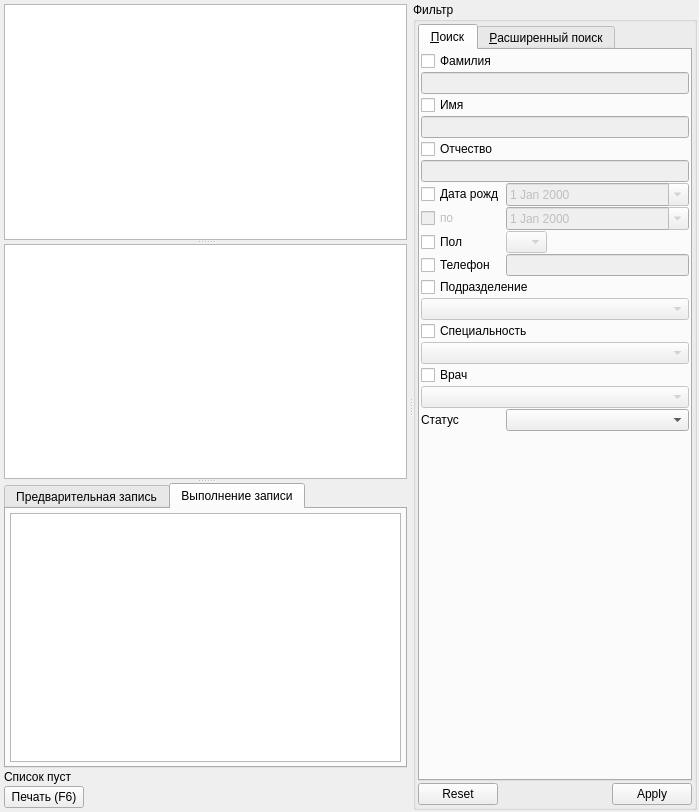
<?xml version="1.0" encoding="UTF-8"?>
<ui version="4.0">
 <class>HomeCallRequestsWindow</class>
 <widget class="QWidget" name="HomeCallRequestsWindow">
  <property name="geometry">
   <rect>
    <x>0</x>
    <y>0</y>
    <width>699</width>
    <height>812</height>
   </rect>
  </property>
  <property name="windowTitle">
   <string>Журнал вызова врача на дом</string>
  </property>
  <layout class="QGridLayout" name="gridLayout_4">
   <property name="margin">
    <number>2</number>
   </property>
   <property name="spacing">
    <number>2</number>
   </property>
   <item row="0" column="0">
    <widget class="QSplitter" name="splitter_3">
     <property name="orientation">
      <enum>Qt::Horizontal</enum>
     </property>
     <widget class="QWidget" name="grpTables" native="true">
      <layout class="QGridLayout" name="gridLayout_3">
       <property name="margin">
        <number>2</number>
       </property>
       <property name="spacing">
        <number>2</number>
       </property>
       <item row="0" column="0" colspan="2">
        <widget class="QSplitter" name="splitter_2">
         <property name="orientation">
          <enum>Qt::Vertical</enum>
         </property>
         <property name="handleWidth">
          <number>4</number>
         </property>
         <widget class="QSplitter" name="splitter">
          <property name="orientation">
           <enum>Qt::Vertical</enum>
          </property>
          <property name="handleWidth">
           <number>4</number>
          </property>
          <widget class="CTextBrowser" name="txtClientInfoBrowser"/>
          <widget class="CTableView" name="tblHomeCallRequests">
           <property name="selectionBehavior">
            <enum>QAbstractItemView::SelectRows</enum>
           </property>
          </widget>
         </widget>
         <widget class="QTabWidget" name="tabBeforeRecord">
          <property name="currentIndex">
           <number>1</number>
          </property>
          <widget class="QWidget" name="tabBeforeRecordClient">
           <attribute name="title">
            <string>Предварительная запись</string>
           </attribute>
           <layout class="QGridLayout" name="gridLayout_21">
            <property name="margin">
             <number>4</number>
            </property>
            <property name="spacing">
             <number>4</number>
            </property>
            <item row="0" column="0">
             <widget class="CTableView" name="tblSchedules"/>
            </item>
           </layout>
          </widget>
          <widget class="QWidget" name="tabVisitBeforeRecordClient">
           <attribute name="title">
            <string>Выполнение записи</string>
           </attribute>
           <layout class="QGridLayout" name="gridLayout_22">
            <property name="margin">
             <number>4</number>
            </property>
            <property name="spacing">
             <number>4</number>
            </property>
            <item row="0" column="0">
             <widget class="CTableView" name="tblVisitsBySchedules"/>
            </item>
           </layout>
          </widget>
         </widget>
        </widget>
       </item>
       <item row="1" column="0" colspan="2">
        <widget class="QLabel" name="lblRecordCount">
         <property name="text">
          <string>Список пуст</string>
         </property>
        </widget>
       </item>
       <item row="2" column="0">
        <widget class="CPrintButton" name="btnPrint">
         <property name="text">
          <string>Печать (F6)</string>
         </property>
         <property name="shortcut">
          <string>F6</string>
         </property>
        </widget>
       </item>
       <item row="2" column="1">
        <spacer name="horizontalSpacer">
         <property name="orientation">
          <enum>Qt::Horizontal</enum>
         </property>
         <property name="sizeHint" stdset="0">
          <size>
           <width>216</width>
           <height>20</height>
          </size>
         </property>
        </spacer>
       </item>
      </layout>
     </widget>
     <widget class="QGroupBox" name="grpFilter">
      <property name="title">
       <string>Фильтр</string>
      </property>
      <property name="flat">
       <bool>false</bool>
      </property>
      <layout class="QGridLayout" name="gridLayout">
       <property name="margin">
        <number>2</number>
       </property>
       <property name="spacing">
        <number>2</number>
       </property>
       <item row="1" column="0">
        <widget class="CApplyResetDialogButtonBox" name="buttonBoxFilter">
         <property name="orientation">
          <enum>Qt::Horizontal</enum>
         </property>
         <property name="standardButtons">
          <set>QDialogButtonBox::Apply|QDialogButtonBox::Reset</set>
         </property>
        </widget>
       </item>
       <item row="0" column="0">
        <widget class="QTabWidget" name="tabFilter">
         <property name="tabPosition">
          <enum>QTabWidget::North</enum>
         </property>
         <property name="tabShape">
          <enum>QTabWidget::Rounded</enum>
         </property>
         <property name="currentIndex">
          <number>0</number>
         </property>
         <widget class="QWidget" name="tabFind">
          <attribute name="title">
           <string>&amp;Поиск</string>
          </attribute>
          <layout class="QGridLayout" name="gridLayout_2">
           <property name="margin">
            <number>1</number>
           </property>
           <property name="spacing">
            <number>1</number>
           </property>
           <item row="16" column="0">
            <widget class="QLabel" name="lblFilterStatus">
             <property name="text">
              <string>Статус</string>
             </property>
             <property name="buddy">
              <cstring>cmbFilterStatus</cstring>
             </property>
            </widget>
           </item>
           <item row="8" column="0">
            <widget class="QCheckBox" name="chkFilterSex">
             <property name="text">
              <string>Пол</string>
             </property>
            </widget>
           </item>
           <item row="7" column="0">
            <widget class="QCheckBox" name="chkFilterEndBirthDay">
             <property name="enabled">
              <bool>false</bool>
             </property>
             <property name="sizePolicy">
              <sizepolicy hsizetype="Maximum" vsizetype="Fixed">
               <horstretch>0</horstretch>
               <verstretch>0</verstretch>
              </sizepolicy>
             </property>
             <property name="text">
              <string>по</string>
             </property>
            </widget>
           </item>
           <item row="7" column="1" colspan="2">
            <widget class="CDateEdit" name="edtFilterEndBirthDay">
             <property name="enabled">
              <bool>false</bool>
             </property>
             <property name="sizePolicy">
              <sizepolicy hsizetype="Expanding" vsizetype="Fixed">
               <horstretch>0</horstretch>
               <verstretch>0</verstretch>
              </sizepolicy>
             </property>
             <property name="calendarPopup">
              <bool>true</bool>
             </property>
            </widget>
           </item>
           <item row="8" column="1" colspan="2">
            <widget class="QComboBox" name="cmbFilterSex">
             <property name="enabled">
              <bool>false</bool>
             </property>
             <property name="sizePolicy">
              <sizepolicy hsizetype="Maximum" vsizetype="Fixed">
               <horstretch>0</horstretch>
               <verstretch>0</verstretch>
              </sizepolicy>
             </property>
             <item>
              <property name="text">
               <string/>
              </property>
             </item>
             <item>
              <property name="text">
               <string>М</string>
              </property>
             </item>
             <item>
              <property name="text">
               <string>Ж</string>
              </property>
             </item>
            </widget>
           </item>
           <item row="3" column="0" colspan="3">
            <widget class="QLineEdit" name="edtFilterFirstName">
             <property name="enabled">
              <bool>false</bool>
             </property>
            </widget>
           </item>
           <item row="1" column="0" colspan="3">
            <widget class="QLineEdit" name="edtFilterLastName">
             <property name="enabled">
              <bool>false</bool>
             </property>
            </widget>
           </item>
           <item row="2" column="0" colspan="3">
            <widget class="QCheckBox" name="chkFilterFirstName">
             <property name="text">
              <string>Имя</string>
             </property>
            </widget>
           </item>
           <item row="9" column="0">
            <widget class="QCheckBox" name="chkFilterApplicantPhone">
             <property name="text">
              <string>Телефон</string>
             </property>
            </widget>
           </item>
           <item row="6" column="1" colspan="2">
            <widget class="CDateEdit" name="edtFilterBegBirthDay">
             <property name="enabled">
              <bool>false</bool>
             </property>
             <property name="sizePolicy">
              <sizepolicy hsizetype="Expanding" vsizetype="Fixed">
               <horstretch>0</horstretch>
               <verstretch>0</verstretch>
              </sizepolicy>
             </property>
             <property name="calendarPopup">
              <bool>true</bool>
             </property>
            </widget>
           </item>
           <item row="6" column="0">
            <widget class="QCheckBox" name="chkFilterBirthDay">
             <property name="sizePolicy">
              <sizepolicy hsizetype="Maximum" vsizetype="Fixed">
               <horstretch>0</horstretch>
               <verstretch>0</verstretch>
              </sizepolicy>
             </property>
             <property name="text">
              <string>Дата рожд</string>
             </property>
            </widget>
           </item>
           <item row="4" column="0" colspan="3">
            <widget class="QCheckBox" name="chkFilterPatrName">
             <property name="text">
              <string>Отчество</string>
             </property>
            </widget>
           </item>
           <item row="5" column="0" colspan="3">
            <widget class="QLineEdit" name="edtFilterPatrName">
             <property name="enabled">
              <bool>false</bool>
             </property>
            </widget>
           </item>
           <item row="10" column="0" colspan="3">
            <widget class="QCheckBox" name="chkFilterOrgStructure">
             <property name="text">
              <string>Подразделение </string>
             </property>
            </widget>
           </item>
           <item row="11" column="0" colspan="3">
            <widget class="COrgStructureComboBox" name="cmbFilterOrgStructure">
             <property name="enabled">
              <bool>false</bool>
             </property>
             <property name="sizePolicy">
              <sizepolicy hsizetype="Minimum" vsizetype="Fixed">
               <horstretch>0</horstretch>
               <verstretch>0</verstretch>
              </sizepolicy>
             </property>
            </widget>
           </item>
           <item row="9" column="1" colspan="2">
            <widget class="QLineEdit" name="edtFilterApplicantPhone">
             <property name="enabled">
              <bool>false</bool>
             </property>
            </widget>
           </item>
           <item row="15" column="0" colspan="3">
            <widget class="CPersonComboBoxEx" name="cmbFilterPerson">
             <property name="enabled">
              <bool>false</bool>
             </property>
             <property name="sizePolicy">
              <sizepolicy hsizetype="Minimum" vsizetype="Fixed">
               <horstretch>0</horstretch>
               <verstretch>0</verstretch>
              </sizepolicy>
             </property>
            </widget>
           </item>
           <item row="13" column="0" colspan="3">
            <widget class="CRBComboBox" name="cmbFilterSpeciality">
             <property name="enabled">
              <bool>false</bool>
             </property>
             <property name="sizePolicy">
              <sizepolicy hsizetype="Minimum" vsizetype="Fixed">
               <horstretch>0</horstretch>
               <verstretch>0</verstretch>
              </sizepolicy>
             </property>
            </widget>
           </item>
           <item row="12" column="0" colspan="3">
            <widget class="QCheckBox" name="chkFilterSpeciality">
             <property name="text">
              <string>Специальность</string>
             </property>
            </widget>
           </item>
           <item row="14" column="0" colspan="3">
            <widget class="QCheckBox" name="chkFilterPerson">
             <property name="text">
              <string>Врач</string>
             </property>
            </widget>
           </item>
           <item row="17" column="0" colspan="3">
            <spacer name="verticalSpacer_8">
             <property name="orientation">
              <enum>Qt::Vertical</enum>
             </property>
             <property name="sizeHint" stdset="0">
              <size>
               <width>20</width>
               <height>40</height>
              </size>
             </property>
            </spacer>
           </item>
           <item row="0" column="0" colspan="3">
            <widget class="QCheckBox" name="chkFilterLastName">
             <property name="text">
              <string>Фамилия</string>
             </property>
            </widget>
           </item>
           <item row="16" column="1" colspan="2">
            <widget class="QComboBox" name="cmbFilterStatus"/>
           </item>
          </layout>
          <zorder>edtFilterLastName</zorder>
          <zorder>cmbFilterPerson</zorder>
          <zorder>chkFilterSex</zorder>
          <zorder>cmbFilterSex</zorder>
          <zorder>chkFilterApplicantPhone</zorder>
          <zorder>chkFilterPerson</zorder>
          <zorder>chkFilterPatrName</zorder>
          <zorder>edtFilterPatrName</zorder>
          <zorder>edtFilterApplicantPhone</zorder>
          <zorder>edtFilterBegBirthDay</zorder>
          <zorder>chkFilterFirstName</zorder>
          <zorder>edtFilterFirstName</zorder>
          <zorder>chkFilterEndBirthDay</zorder>
          <zorder>chkFilterLastName</zorder>
          <zorder>chkFilterBirthDay</zorder>
          <zorder>edtFilterEndBirthDay</zorder>
          <zorder>chkFilterOrgStructure</zorder>
          <zorder>cmbFilterOrgStructure</zorder>
          <zorder>chkFilterSpeciality</zorder>
          <zorder>cmbFilterSpeciality</zorder>
          <zorder>cmbFilterStatus</zorder>
          <zorder>lblFilterStatus</zorder>
         </widget>
         <widget class="QWidget" name="tabFindEx">
          <attribute name="title">
           <string>&amp;Расширенный поиск</string>
          </attribute>
          <layout class="QGridLayout" name="gridLayout_27">
           <property name="margin">
            <number>1</number>
           </property>
           <property name="spacing">
            <number>1</number>
           </property>
           <item row="1" column="1">
            <widget class="CDateEdit" name="edtFilterExEndCreateDate">
             <property name="enabled">
              <bool>false</bool>
             </property>
             <property name="sizePolicy">
              <sizepolicy hsizetype="Expanding" vsizetype="Fixed">
               <horstretch>0</horstretch>
               <verstretch>0</verstretch>
              </sizepolicy>
             </property>
             <property name="minimumSize">
              <size>
               <width>0</width>
               <height>0</height>
              </size>
             </property>
             <property name="maximumSize">
              <size>
               <width>16777215</width>
               <height>16777215</height>
              </size>
             </property>
             <property name="calendarPopup">
              <bool>true</bool>
             </property>
            </widget>
           </item>
           <item row="1" column="0">
            <widget class="CDateEdit" name="edtFilterExBegCreateDate">
             <property name="enabled">
              <bool>false</bool>
             </property>
             <property name="sizePolicy">
              <sizepolicy hsizetype="Expanding" vsizetype="Ignored">
               <horstretch>0</horstretch>
               <verstretch>0</verstretch>
              </sizepolicy>
             </property>
             <property name="minimumSize">
              <size>
               <width>0</width>
               <height>0</height>
              </size>
             </property>
             <property name="maximumSize">
              <size>
               <width>16777215</width>
               <height>16777215</height>
              </size>
             </property>
             <property name="calendarPopup">
              <bool>true</bool>
             </property>
            </widget>
           </item>
           <item row="3" column="0" colspan="3">
            <spacer>
             <property name="orientation">
              <enum>Qt::Vertical</enum>
             </property>
             <property name="sizeHint" stdset="0">
              <size>
               <width>84</width>
               <height>181</height>
              </size>
             </property>
            </spacer>
           </item>
           <item row="0" column="0" colspan="3">
            <widget class="QCheckBox" name="chkFilterExCreateDate">
             <property name="text">
              <string>Дата создания</string>
             </property>
            </widget>
           </item>
          </layout>
         </widget>
        </widget>
       </item>
      </layout>
     </widget>
    </widget>
   </item>
  </layout>
 </widget>
 <customwidgets>
  <customwidget>
   <class>CRBComboBox</class>
   <extends>QComboBox</extends>
   <header>library/crbcombobox.h</header>
  </customwidget>
  <customwidget>
   <class>CDateEdit</class>
   <extends>QDateEdit</extends>
   <header>library/DateEdit</header>
  </customwidget>
  <customwidget>
   <class>COrgStructureComboBox</class>
   <extends>QComboBox</extends>
   <header>Orgs/OrgStructComboBoxes.h</header>
  </customwidget>
  <customwidget>
   <class>CTableView</class>
   <extends>QTableView</extends>
   <header>library/TableView.h</header>
  </customwidget>
  <customwidget>
   <class>CPersonComboBoxEx</class>
   <extends>QComboBox</extends>
   <header>Orgs/PersonComboBoxEx.h</header>
  </customwidget>
  <customwidget>
   <class>CTextBrowser</class>
   <extends>QTextBrowser</extends>
   <header>library/TextBrowser.h</header>
  </customwidget>
  <customwidget>
   <class>CApplyResetDialogButtonBox</class>
   <extends>QDialogButtonBox</extends>
   <header>library/DialogButtonBox.h</header>
  </customwidget>
  <customwidget>
   <class>CPrintButton</class>
   <extends>QPushButton</extends>
   <header>library/PrintTemplates.h</header>
  </customwidget>
 </customwidgets>
 <tabstops>
  <tabstop>txtClientInfoBrowser</tabstop>
  <tabstop>tblHomeCallRequests</tabstop>
  <tabstop>tabBeforeRecord</tabstop>
  <tabstop>tblSchedules</tabstop>
  <tabstop>tblVisitsBySchedules</tabstop>
  <tabstop>tabFilter</tabstop>
  <tabstop>chkFilterLastName</tabstop>
  <tabstop>edtFilterLastName</tabstop>
  <tabstop>chkFilterFirstName</tabstop>
  <tabstop>edtFilterFirstName</tabstop>
  <tabstop>chkFilterPatrName</tabstop>
  <tabstop>edtFilterPatrName</tabstop>
  <tabstop>chkFilterBirthDay</tabstop>
  <tabstop>edtFilterBegBirthDay</tabstop>
  <tabstop>chkFilterEndBirthDay</tabstop>
  <tabstop>edtFilterEndBirthDay</tabstop>
  <tabstop>chkFilterSex</tabstop>
  <tabstop>cmbFilterSex</tabstop>
  <tabstop>chkFilterApplicantPhone</tabstop>
  <tabstop>edtFilterApplicantPhone</tabstop>
  <tabstop>chkFilterOrgStructure</tabstop>
  <tabstop>cmbFilterOrgStructure</tabstop>
  <tabstop>chkFilterSpeciality</tabstop>
  <tabstop>cmbFilterSpeciality</tabstop>
  <tabstop>chkFilterPerson</tabstop>
  <tabstop>cmbFilterPerson</tabstop>
  <tabstop>cmbFilterStatus</tabstop>
  <tabstop>chkFilterExCreateDate</tabstop>
  <tabstop>edtFilterExBegCreateDate</tabstop>
  <tabstop>edtFilterExEndCreateDate</tabstop>
  <tabstop>buttonBoxFilter</tabstop>
 </tabstops>
 <resources/>
 <connections>
  <connection>
   <sender>chkFilterLastName</sender>
   <signal>toggled(bool)</signal>
   <receiver>edtFilterLastName</receiver>
   <slot>setEnabled(bool)</slot>
   <hints>
    <hint type="sourcelabel">
     <x>468</x>
     <y>65</y>
    </hint>
    <hint type="destinationlabel">
     <x>468</x>
     <y>88</y>
    </hint>
   </hints>
  </connection>
  <connection>
   <sender>chkFilterFirstName</sender>
   <signal>toggled(bool)</signal>
   <receiver>edtFilterFirstName</receiver>
   <slot>setEnabled(bool)</slot>
   <hints>
    <hint type="sourcelabel">
     <x>468</x>
     <y>107</y>
    </hint>
    <hint type="destinationlabel">
     <x>468</x>
     <y>130</y>
    </hint>
   </hints>
  </connection>
  <connection>
   <sender>chkFilterPatrName</sender>
   <signal>toggled(bool)</signal>
   <receiver>edtFilterPatrName</receiver>
   <slot>setEnabled(bool)</slot>
   <hints>
    <hint type="sourcelabel">
     <x>468</x>
     <y>149</y>
    </hint>
    <hint type="destinationlabel">
     <x>468</x>
     <y>172</y>
    </hint>
   </hints>
  </connection>
  <connection>
   <sender>chkFilterBirthDay</sender>
   <signal>toggled(bool)</signal>
   <receiver>edtFilterBegBirthDay</receiver>
   <slot>setEnabled(bool)</slot>
   <hints>
    <hint type="sourcelabel">
     <x>345</x>
     <y>192</y>
    </hint>
    <hint type="destinationlabel">
     <x>468</x>
     <y>194</y>
    </hint>
   </hints>
  </connection>
  <connection>
   <sender>chkFilterBirthDay</sender>
   <signal>toggled(bool)</signal>
   <receiver>chkFilterEndBirthDay</receiver>
   <slot>setEnabled(bool)</slot>
   <hints>
    <hint type="sourcelabel">
     <x>345</x>
     <y>192</y>
    </hint>
    <hint type="destinationlabel">
     <x>298</x>
     <y>214</y>
    </hint>
   </hints>
  </connection>
  <connection>
   <sender>chkFilterEndBirthDay</sender>
   <signal>toggled(bool)</signal>
   <receiver>edtFilterEndBirthDay</receiver>
   <slot>setEnabled(bool)</slot>
   <hints>
    <hint type="sourcelabel">
     <x>298</x>
     <y>214</y>
    </hint>
    <hint type="destinationlabel">
     <x>468</x>
     <y>216</y>
    </hint>
   </hints>
  </connection>
  <connection>
   <sender>chkFilterSex</sender>
   <signal>toggled(bool)</signal>
   <receiver>cmbFilterSex</receiver>
   <slot>setEnabled(bool)</slot>
   <hints>
    <hint type="sourcelabel">
     <x>349</x>
     <y>238</y>
    </hint>
    <hint type="destinationlabel">
     <x>402</x>
     <y>242</y>
    </hint>
   </hints>
  </connection>
  <connection>
   <sender>chkFilterApplicantPhone</sender>
   <signal>toggled(bool)</signal>
   <receiver>edtFilterApplicantPhone</receiver>
   <slot>setEnabled(bool)</slot>
   <hints>
    <hint type="sourcelabel">
     <x>349</x>
     <y>263</y>
    </hint>
    <hint type="destinationlabel">
     <x>468</x>
     <y>265</y>
    </hint>
   </hints>
  </connection>
  <connection>
   <sender>chkFilterOrgStructure</sender>
   <signal>toggled(bool)</signal>
   <receiver>cmbFilterOrgStructure</receiver>
   <slot>setEnabled(bool)</slot>
   <hints>
    <hint type="sourcelabel">
     <x>468</x>
     <y>325</y>
    </hint>
    <hint type="destinationlabel">
     <x>468</x>
     <y>351</y>
    </hint>
   </hints>
  </connection>
  <connection>
   <sender>chkFilterSpeciality</sender>
   <signal>toggled(bool)</signal>
   <receiver>cmbFilterSpeciality</receiver>
   <slot>setEnabled(bool)</slot>
   <hints>
    <hint type="sourcelabel">
     <x>468</x>
     <y>370</y>
    </hint>
    <hint type="destinationlabel">
     <x>468</x>
     <y>396</y>
    </hint>
   </hints>
  </connection>
  <connection>
   <sender>chkFilterPerson</sender>
   <signal>toggled(bool)</signal>
   <receiver>cmbFilterPerson</receiver>
   <slot>setEnabled(bool)</slot>
   <hints>
    <hint type="sourcelabel">
     <x>468</x>
     <y>415</y>
    </hint>
    <hint type="destinationlabel">
     <x>468</x>
     <y>441</y>
    </hint>
   </hints>
  </connection>
  <connection>
   <sender>chkFilterExCreateDate</sender>
   <signal>toggled(bool)</signal>
   <receiver>edtFilterExBegCreateDate</receiver>
   <slot>setEnabled(bool)</slot>
   <hints>
    <hint type="sourcelabel">
     <x>468</x>
     <y>110</y>
    </hint>
    <hint type="destinationlabel">
     <x>365</x>
     <y>132</y>
    </hint>
   </hints>
  </connection>
  <connection>
   <sender>chkFilterExCreateDate</sender>
   <signal>toggled(bool)</signal>
   <receiver>edtFilterExEndCreateDate</receiver>
   <slot>setEnabled(bool)</slot>
   <hints>
    <hint type="sourcelabel">
     <x>468</x>
     <y>110</y>
    </hint>
    <hint type="destinationlabel">
     <x>467</x>
     <y>132</y>
    </hint>
   </hints>
  </connection>
 </connections>
</ui>
